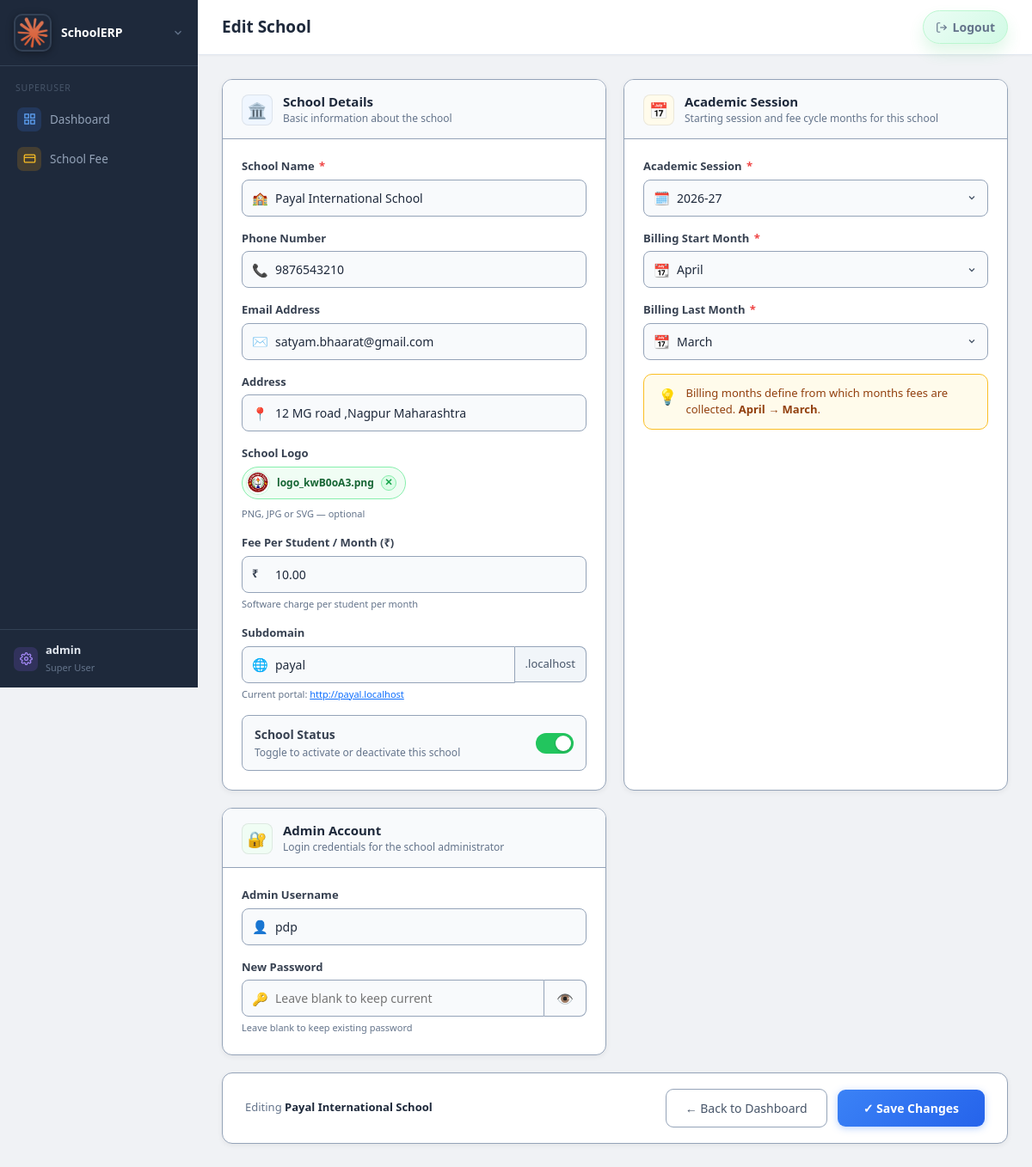
The page /super/schools/4/edit/ (signed in) on the database its author committed.
### core/models.py (models this page shows, shortened)
class SuperUserSettings(models.Model):
    software_name = models.CharField(max_length=150, default='SchoolERP')
    superuser_name = models.CharField(max_length=150, blank=True)
    superuser_email = models.EmailField(blank=True)
    superuser_phone = models.CharField(max_length=20, blank=True)
    logo = models.ImageField(upload_to='software_logos/', blank=True, null=True)
    organization_address = models.TextField(blank=True)
    notes = models.TextField(blank=True)
    default_session = models.CharField(max_length=20, blank=True, default='',
                                       help_text='Default academic session shown on superuser dashboard and school fee pages.')
    updated_at = models.DateTimeField(auto_now=True)
    @classmethod
    def get_solo(cls):
        obj = cls.objects.order_by('pk').first()
        if obj:
            return obj
        return cls.objects.create()

class User(AbstractUser):
    SUPERUSER = 'superuser'
    SCHOOL_ADMIN = 'school_admin'
    ROLES = [(SUPERUSER, 'Super User'), (SCHOOL_ADMIN, 'School Admin')]
    role = models.CharField(max_length=20, choices=ROLES, default=SCHOOL_ADMIN)
    school = models.ForeignKey(School, on_delete=models.CASCADE, null=True, blank=True)
    def is_super(self):
        return self.role == self.SUPERUSER

class School(models.Model):
    name = models.CharField(max_length=200)
    subdomain = models.SlugField(
        max_length=63, unique=True, null=True, blank=True,
        help_text='URL slug for this school, e.g. "greenwood" → greenwood.erpdomain.com',
    )
    phone = models.CharField(max_length=20, blank=True)
    email = models.EmailField(blank=True)
    logo = models.ImageField(upload_to='school_logos/', blank=True, null=True)
    address = models.TextField(blank=True)
    is_active = models.BooleanField(default=True)
    fee_per_student = models.DecimalField(max_digits=8, decimal_places=2, default=0)
    created_at = models.DateTimeField(auto_now_add=True)
    def get_tenant_url(self, scheme='http'):
        from django.conf import settings as _s
        base = getattr(_s, 'TENANT_BASE_DOMAIN', 'localhost')
        if self.subdomain:
            return f'{scheme}://{self.subdomain}.{base}'
        return f'{scheme}://{base}'

class SchoolProfile(models.Model):
    school = models.OneToOneField(School, on_delete=models.CASCADE, related_name='profile')
    current_academic_session = models.CharField(
        max_length=20,
        default=default_current_academic_session,
        validators=[validate_academic_session],
    )
    session_start_month = models.CharField(max_length=15, choices=MONTH_CHOICES, default='april')
    session_end_month = models.CharField(max_length=15, choices=MONTH_CHOICES, default='march')
    billing_start_month = models.CharField(max_length=15, choices=MONTH_CHOICES, default='april')
    billing_end_month = models.CharField(max_length=15, choices=MONTH_CHOICES, default='march')
    updated_at = models.DateTimeField(auto_now=True)
    @classmethod
    def get_for_school(cls, school):
        obj, _ = cls.objects.get_or_create(
            school=school,
            defaults={'current_academic_session': default_current_academic_session()},
        )
        return obj

### core/views.py (the view, shortened to what this page needs)
# urls.py: path('super/schools/<int:pk>/edit/', views.school_edit, name='school_edit'),
@super_only
def school_edit(request, pk):
    from django.conf import settings as _s
    base_domain = getattr(_s, 'TENANT_BASE_DOMAIN', 'localhost')
    school = get_object_or_404(School, pk=pk)
    admin_user = User.objects.filter(school=school, role='school_admin').first()
    profile = SchoolProfile.get_for_school(school)
    session_choices = get_academic_session_choices(past_years=2, future_years=10)
    valid_months = {m for m, _ in MONTH_CHOICES}
    def _render(extra=None):
        ctx = {
            'school': school, 'admin_user': admin_user, 'base_domain': base_domain,
            'profile': profile, 'session_choices': session_choices, 'month_choices': MONTH_CHOICES,
        }
        if extra:
            ctx.update(extra)
        return render(request, 'superuser/school_form.html', ctx)
    return _render()

### templates/superuser/school_form.html (shortened to what this page needs)
{% extends 'base.html' %}
{% block page_title %}Edit School{% endblock %}
{% block content %}
<form method="post" enctype="multipart/form-data">
  <div class="as-body">
    <div class="as-section">
      <div class="as-section-head">
        <div class="sec-icon blue">🏛️</div>
        <div>
          <h3>School Details</h3>
          <p>Basic information about the school</p>
        </div>
      </div>
      <div class="as-section-body">
        <div class="fg">
          <label>School Name <span class="req">*</span></label>
          <div class="input-wrap">
            <span class="input-icon">🏫</span>
            <input type="text" name="name" value="{{ school.name }}" required>
          </div>
        </div>
        <div class="fg">
          <label>Phone Number</label>
          <div class="input-wrap">
            <span class="input-icon">📞</span>
            <input type="text" name="phone" value="{{ school.phone }}">
          </div>
        </div>
        <div class="fg">
          <label>Email Address</label>
          <div class="input-wrap">
            <span class="input-icon">✉️</span>
            <input type="email" name="email" value="{{ school.email }}">
          </div>
        </div>
        <div class="fg">
          <label>Address</label>
          <div class="input-wrap">
            <span class="input-icon">📍</span>
            <input type="text" name="address" value="{{ school.address }}" placeholder="e.g. 12 MG Road, Delhi - 110001">
          </div>
        </div>
        <div class="fg">
          <label>School Logo</label>
          <div style="display:flex;align-items:center;gap:10px;flex-wrap:wrap;">
            <div class="logo-chip" id="logo-chip" {% if not school.logo %}style="display:none;"{% endif %}>
              <img id="logo-preview-img" src="{% if school.logo %}{{ school.logo.url }}{% endif %}" alt="">
              <span class="logo-chip-name" id="logo-chip-name">{% if school.logo %}{{ school.logo.name|slice:"13:" }}{% endif %}</span>
              <span class="logo-chip-remove" onclick="removeLogo()">✕</span>
            </div>
          </div>
          <span class="hint" style="margin-top:4px;">PNG, JPG or SVG — optional</span>
        </div>
        <div class="fg">
          <label>Fee Per Student / Month (₹)</label>
          <div class="input-wrap">
            <span class="input-icon" style="font-size:13px;font-weight:700;color:#374151;">₹</span>
            <input type="number" name="fee_per_student" value="{{ school.fee_per_student }}" min="0" step="0.01">
          </div>
          <span class="hint">Software charge per student per month</span>
        </div>
        <div class="fg">
          <label>Subdomain</label>
          <div class="input-wrap" style="display:flex;align-items:center;gap:0;">
            <span class="input-icon">🌐</span>
            <input type="text" name="subdomain" id="subdomain-input"
                   value="{{ school.subdomain|default:'' }}"
                   placeholder="e.g. greenwood"
                   pattern="[a-z0-9\-]*" title="Lowercase letters, numbers, and hyphens only"
                   style="border-radius:8px 0 0 8px;">
            <span class="subdomain-suffix">.{{ base_domain }}</span>
          </div>
          {% if school.subdomain %}
          <span class="hint">Current portal: <a href="{{ school.get_tenant_url }}" target="_blank">{{ school.get_tenant_url }}</a></span>
          {% else %}
          <span class="hint">Leave blank to skip. Only lowercase letters, numbers, and hyphens.</span>
          {% endif %}
        </div>
        <div class="toggle-row">
          <div>
            <div class="toggle-label">School Status</div>
            <div class="toggle-sub">Toggle to activate or deactivate this school</div>
          </div>
          <label class="switch">
            <span class="slider"></span>
          </label>
        </div>
      </div>
    </div>
    <div class="as-section">
      <div class="as-section-head">
        <div class="sec-icon amber">📅</div>
        <div>
          <h3>Academic Session</h3>
          <p>Starting session and fee cycle months for this school</p>
        </div>
      </div>
      <div class="as-section-body">
        <div class="fg">
          <label>Academic Session <span class="req">*</span></label>
          <div class="input-wrap">
            <span class="input-icon">🗓️</span>
            <select name="current_academic_session">
              {% for val, label in session_choices %}
                <option value="{{ val }}" {% if val == profile.current_academic_session %}selected{% endif %}>{{ label }}</option>
              {% endfor %}
            </select>
          </div>
        </div>
        <div class="fg">
          <label>Billing Start Month <span class="req">*</span></label>
          <div class="input-wrap">
            <span class="input-icon">📆</span>
            <select name="billing_start_month">
              {% for val, label in month_choices %}
                <option value="{{ val }}" {% if val == profile.billing_start_month %}selected{% endif %}>{{ label }}</option>
              {% endfor %}
            </select>
          </div>
        </div>
        <div class="fg">
          <label>Billing Last Month <span class="req">*</span></label>
          <div class="input-wrap">
            <span class="input-icon">📆</span>
            <select name="billing_end_month">
              {% for val, label in month_choices %}
                <option value="{{ val }}" {% if val == profile.billing_end_month %}selected{% endif %}>{{ label }}</option>
              {% endfor %}
            </select>
          </div>
        </div>
        <div class="tip-strip">
          <span style="font-size:18px;">💡</span>
          <span>Billing months define from which months fees are collected. <strong>{{ profile.billing_start_month|capfirst }} → {{ profile.billing_end_month|capfirst }}</strong>.</span>
        </div>
      </div>
    </div>
    {% if admin_user %}
    <div class="as-section">
      <div class="as-section-head">
        <div class="sec-icon green">🔐</div>
        <div>
          <h3>Admin Account</h3>
          <p>Login credentials for the school administrator</p>
        </div>
      </div>
      <div class="as-section-body">
        <div class="fg">
          <label>Admin Username</label>
          <div class="input-wrap">
            <span class="input-icon">👤</span>
            <input type="text" name="admin_username" value="{{ admin_user.username }}" autocomplete="off">
          </div>
        </div>
        <div class="fg">
          <label>New Password</label>
          <div class="input-wrap" style="display:flex;gap:0;">
            <span class="input-icon">🔑</span>
            <input type="password" name="admin_password" id="admin_password"
                   placeholder="Leave blank to keep current"
                   style="border-radius:8px 0 0 8px;flex:1;">
            <button type="button" class="pw-toggle" id="toggle-btn" onclick="togglePassword()">👁️</button>
          </div>
          <span class="hint">Leave blank to keep existing password</span>
        </div>
      </div>
    </div>
    {% endif %}
  </div>
  <div class="as-actions">
    <div class="as-actions-left">
      Editing <strong>{{ school.name }}</strong>
    </div>
    <div class="as-actions-right">
      <a href="{% url 'super_dashboard' %}" class="btn-back">← Back to Dashboard</a>
      <button type="submit" class="btn-save">✓ Save Changes</button>
    </div>
  </div>
</form>
{% endblock %}

### templates/base.html (shortened to what this page needs)
{% load static %}
<!DOCTYPE html>
<html lang="en">
<head>
<link rel="stylesheet" href="{% static 'css/style.css' %}">
<link rel="stylesheet" href="https://cdn.jsdelivr.net/npm/bootstrap@5.3.3/dist/css/bootstrap.min.css">
</head>
<body>
<div class="sidebar">
  <div class="brand" id="brand-profile">
    <button type="button" class="brand-trigger" onclick="toggleBrandProfile(event)" aria-expanded="false" aria-controls="brand-profile-menu">
      <div class="brand-inner">
        {% if app_settings and app_settings.logo %}
          <img src="{{ app_settings.logo.url }}" alt="{{ app_settings.software_name|default:'SchoolERP' }}" class="brand-logo">
        {% else %}
          <div class="brand-logo-fallback">
            <svg width="22" height="22" fill="none" stroke="#fff" stroke-width="2" viewBox="0 0 24 24"><path d="M3 9l9-7 9 7v11a2 2 0 0 1-2 2H5a2 2 0 0 1-2-2z"/><polyline points="9 22 9 12 15 12 15 22"/></svg>
          </div>
        {% endif %}
        <div class="brand-text">
          <div class="brand-name">{{ app_settings.software_name|default:'SchoolERP' }}</div>
        </div>
        <svg class="brand-chevron" width="14" height="14" fill="none" stroke="currentColor" stroke-width="2.2" viewBox="0 0 24 24"><polyline points="6 9 12 15 18 9"/></svg>
      </div>
    </button>
  </div>
  <nav>
    {% if user.is_super %}
      <div class="nav-section">Superuser</div>
      <a href="{% url 'super_dashboard' %}" {% if request.resolver_match.url_name == 'super_dashboard' %}class="active"{% endif %}>
        <span class="ni ni-blue"><svg width="15" height="15" fill="none" stroke="currentColor" stroke-width="2" viewBox="0 0 24 24"><rect x="3" y="3" width="7" height="7"/><rect x="14" y="3" width="7" height="7"/><rect x="3" y="14" width="7" height="7"/><rect x="14" y="14" width="7" height="7"/></svg></span>
        Dashboard
      </a>
      <a href="{% url 'super_school_fee_dashboard' %}" {% if request.resolver_match.url_name == 'super_school_fee_dashboard' or request.resolver_match.url_name == 'super_collect_fee' %}class="active"{% endif %}>
        <span class="ni ni-amber"><svg width="15" height="15" fill="none" stroke="currentColor" stroke-width="2" viewBox="0 0 24 24"><rect x="2" y="5" width="20" height="14" rx="2"/><line x1="2" y1="10" x2="22" y2="10"/></svg></span>
        School Fee
      </a>
    {% endif %}
  </nav>
  {% if not user.is_super %}
  <a href="{% url 'config_view' %}" class="user-info {% if request.resolver_match.url_name == 'config_view' %}active{% endif %}">
    <span class="ni ni-purple"><svg width="15" height="15" fill="none" stroke="currentColor" stroke-width="2" viewBox="0 0 24 24"><circle cx="12" cy="12" r="3"/><path d="M19.4 15a1.65 1.65 0 0 0 .33 1.82l.06.06a2 2 0 0 1-2.83 2.83l-.06-.06a1.65 1.65 0 0 0-1.82-.33 1.65 1.65 0 0 0-1 1.51V21a2 2 0 0 1-4 0v-.09A1.65 1.65 0 0 0 9 19.4a1.65 1.65 0 0 0-1.82.33l-.06.06a2 2 0 0 1-2.83-2.83l.06-.06A1.65 1.65 0 0 0 4.68 15a1.65 1.65 0 0 0-1.51-1H3a2 2 0 0 1 0-4h.09A1.65 1.65 0 0 0 4.6 9a1.65 1.65 0 0 0-.33-1.82l-.06-.06a2 2 0 0 1 2.83-2.83l.06.06A1.65 1.65 0 0 0 9 4.68a1.65 1.65 0 0 0 1-1.51V3a2 2 0 0 1 4 0v.09a1.65 1.65 0 0 0 1 1.51 1.65 1.65 0 0 0 1.82-.33l.06-.06a2 2 0 0 1 2.83 2.83l-.06.06A1.65 1.65 0 0 0 19.4 9a1.65 1.65 0 0 0 1.51 1H21a2 2 0 0 1 0 4h-.09a1.65 1.65 0 0 0-1.51 1z"/></svg></span>
    Settings
  </a>
  {% else %}
  <a href="{% url 'super_settings' %}" class="user-info {% if request.resolver_match.url_name == 'super_settings' %}active{% endif %}">
    <span class="ni ni-purple"></span>
    <div class="user-details">
      <strong>{{ user.username }}</strong>
      <small>{{ user.get_role_display }}</small>
    </div>
  </a>
  {% endif %}
</div>
<div class="main">
  <div class="topbar">
    <h1>{% block page_title %}Dashboard{% endblock %}</h1>
    <div class="topbar-right">
      <a class="topbar-logout" href="{% url 'logout' %}">
        <svg width="14" height="14" fill="none" stroke="currentColor" stroke-width="2" viewBox="0 0 24 24"><path d="M9 21H5a2 2 0 0 1-2-2V5a2 2 0 0 1 2-2h4"/><polyline points="16 17 21 12 16 7"/><line x1="21" y1="12" x2="9" y2="12"/></svg>
        Logout
      </a>
    </div>
  </div>
  <div class="content">
    {% block content %}{% endblock %}
  </div>
</div>
</body>
</html>

### rows shown on the page
SuperUserSettings: logo (picture), software_name "SchoolERP"
User: username "admin", role "Super User"
School: name "Payal International School", phone "9876543210", email "satyam.bhaarat@gmail.com", address "12 MG road ,Nagpur Maharashtra", logo (picture), logo.name "logo_kwB0oA3.png", fee_per_student "10.00", subdomain "payal", get_tenant_url "http://payal.localhost"
SchoolProfile: current_academic_session "2026-27", billing_start_month "April", billing_end_month "March"
User: admin_username "pdp"

### other values the page prints
{{ base_domain }} "localhost"
